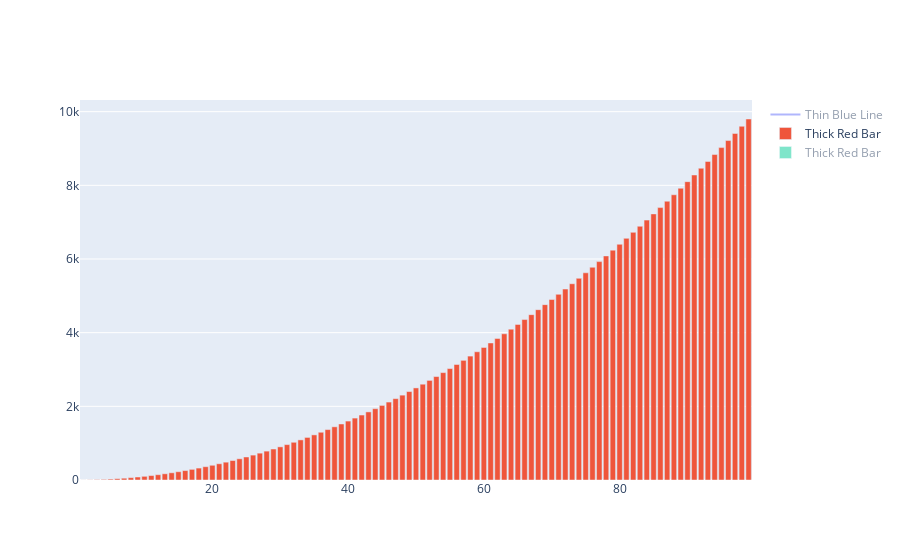

The cell this chart's notebook holds for it:
### Markdown cell above
Just like Bokeh, we can combine graphs by plotting on top of them

### Code cell
figure.add_bar(x=x, y=y, name="Thick Red Bar")
